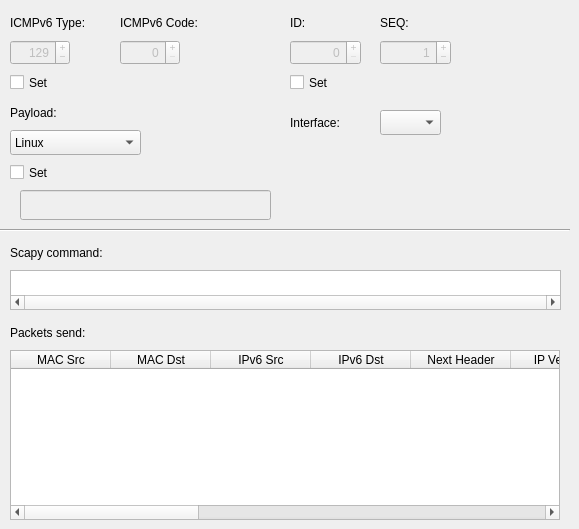
          <widget class="QWidget" name="echoReply">
           <attribute name="title">
            <string>Echo Reply</string>
           </attribute>
           <attribute name="toolTip">
            <string>ICMPv6 echo reply tab. Use it to send ICMP echo reply packets.</string>
           </attribute>
           <widget class="QLabel" name="icmpv6EchoReplyLabel">
            <property name="geometry">
             <rect>
              <x>10</x>
              <y>10</y>
              <width>90</width>
              <height>25</height>
             </rect>
            </property>
            <property name="text">
             <string>ICMPv6 Type:</string>
            </property>
           </widget>
           <widget class="QSpinBox" name="icmpv6EchoReplyType">
            <property name="enabled">
             <bool>false</bool>
            </property>
            <property name="geometry">
             <rect>
              <x>10</x>
              <y>40</y>
              <width>60</width>
              <height>25</height>
             </rect>
            </property>
            <property name="toolTip">
             <string>&lt;html&gt;&lt;head/&gt;&lt;body&gt;&lt;p&gt;If this spin box is enabled, it can be used to set ICMPv6 type. The default value for ICMP echo reply is 129. &lt;/p&gt;&lt;/body&gt;&lt;/html&gt;</string>
            </property>
            <property name="statusTip">
             <string>If this spin box is enabled, it can be used to set ICMPv6 type. </string>
            </property>
            <property name="whatsThis">
             <string/>
            </property>
            <property name="alignment">
             <set>Qt::AlignRight|Qt::AlignTrailing|Qt::AlignVCenter</set>
            </property>
            <property name="buttonSymbols">
             <enum>QAbstractSpinBox::PlusMinus</enum>
            </property>
            <property name="accelerated">
             <bool>true</bool>
            </property>
            <property name="maximum">
             <number>255</number>
            </property>
            <property name="value">
             <number>129</number>
            </property>
           </widget>
           <widget class="QLabel" name="icmpv6EchoReplyCodeLabel">
            <property name="geometry">
             <rect>
              <x>120</x>
              <y>10</y>
              <width>101</width>
              <height>25</height>
             </rect>
            </property>
            <property name="text">
             <string>ICMPv6 Code:</string>
            </property>
           </widget>
           <widget class="QSpinBox" name="icmpv6EchoReplyCode">
            <property name="enabled">
             <bool>false</bool>
            </property>
            <property name="geometry">
             <rect>
              <x>120</x>
              <y>40</y>
              <width>60</width>
              <height>25</height>
             </rect>
            </property>
            <property name="toolTip">
             <string>&lt;html&gt;&lt;head/&gt;&lt;body&gt;&lt;p&gt;If this spin box is enabled, it can be used to set ICMPv6 code. The default value for ICMPv6 echo reply is 0. &lt;/p&gt;&lt;/body&gt;&lt;/html&gt;</string>
            </property>
            <property name="statusTip">
             <string>Sets ICMP type field.</string>
            </property>
            <property name="alignment">
             <set>Qt::AlignRight|Qt::AlignTrailing|Qt::AlignVCenter</set>
            </property>
            <property name="buttonSymbols">
             <enum>QAbstractSpinBox::PlusMinus</enum>
            </property>
            <property name="accelerated">
             <bool>true</bool>
            </property>
            <property name="maximum">
             <number>255</number>
            </property>
           </widget>
           <widget class="QCheckBox" name="icmpv6EchoReplySetTypeCode">
            <property name="geometry">
             <rect>
              <x>10</x>
              <y>70</y>
              <width>61</width>
              <height>25</height>
             </rect>
            </property>
            <property name="toolTip">
             <string>&lt;html&gt;&lt;head/&gt;&lt;body&gt;&lt;p&gt;This checkbox is used to enable or disable ICMPv6 Type and Code spin boxes.&lt;/p&gt;&lt;/body&gt;&lt;/html&gt;</string>
            </property>
            <property name="statusTip">
             <string>This checkbox is used to enable or disable ICMPv6 Type and Code spin boxes.</string>
            </property>
            <property name="text">
             <string>Set</string>
            </property>
           </widget>
           <widget class="QLabel" name="icmpv6EchoReplyIDLabel">
            <property name="geometry">
             <rect>
              <x>290</x>
              <y>10</y>
              <width>90</width>
              <height>25</height>
             </rect>
            </property>
            <property name="text">
             <string>ID:</string>
            </property>
           </widget>
           <widget class="QSpinBox" name="icmpv6EchoReplyIDSpinBox">
            <property name="enabled">
             <bool>false</bool>
            </property>
            <property name="geometry">
             <rect>
              <x>290</x>
              <y>40</y>
              <width>71</width>
              <height>25</height>
             </rect>
            </property>
            <property name="toolTip">
             <string>&lt;html&gt;&lt;head/&gt;&lt;body&gt;&lt;p&gt;If this spin box is enabled, it can be used to set ICMP identifier number value. The default value for ICMPv6 echo reply is randomly generated. &lt;/p&gt;&lt;/body&gt;&lt;/html&gt;</string>
            </property>
            <property name="statusTip">
             <string>If this spin box is enabled, it can be used to set ICMP identifier number value. </string>
            </property>
            <property name="alignment">
             <set>Qt::AlignRight|Qt::AlignTrailing|Qt::AlignVCenter</set>
            </property>
            <property name="buttonSymbols">
             <enum>QAbstractSpinBox::PlusMinus</enum>
            </property>
            <property name="accelerated">
             <bool>true</bool>
            </property>
            <property name="maximum">
             <number>65535</number>
            </property>
            <property name="value">
             <number>0</number>
            </property>
           </widget>
           <widget class="QLabel" name="icmpv6EchoReplySeqLabel">
            <property name="geometry">
             <rect>
              <x>380</x>
              <y>10</y>
              <width>90</width>
              <height>25</height>
             </rect>
            </property>
            <property name="text">
             <string>SEQ:</string>
            </property>
           </widget>
           <widget class="QSpinBox" name="icmpv6EchoReplySeqSpinBox">
            <property name="enabled">
             <bool>false</bool>
            </property>
            <property name="geometry">
             <rect>
              <x>380</x>
              <y>40</y>
              <width>71</width>
              <height>25</height>
             </rect>
            </property>
            <property name="toolTip">
             <string>&lt;html&gt;&lt;head/&gt;&lt;body&gt;&lt;p&gt;If this spin box is enabled, it can be used to set ICMPv6 sequence number value. The default value is set to 1. &lt;/p&gt;&lt;/body&gt;&lt;/html&gt;</string>
            </property>
            <property name="statusTip">
             <string>If this spin box is enabled, it can be used to set ICMPv6 sequence number value.</string>
            </property>
            <property name="alignment">
             <set>Qt::AlignRight|Qt::AlignTrailing|Qt::AlignVCenter</set>
            </property>
            <property name="buttonSymbols">
             <enum>QAbstractSpinBox::PlusMinus</enum>
            </property>
            <property name="accelerated">
             <bool>true</bool>
            </property>
            <property name="maximum">
             <number>65535</number>
            </property>
            <property name="value">
             <number>1</number>
            </property>
           </widget>
           <widget class="QCheckBox" name="icmpv6EchoReplySetIdSeq">
            <property name="geometry">
             <rect>
              <x>290</x>
              <y>70</y>
              <width>61</width>
              <height>25</height>
             </rect>
            </property>
            <property name="toolTip">
             <string>&lt;html&gt;&lt;head/&gt;&lt;body&gt;&lt;p&gt;This checkbox is used to enable or disable ID and SEQ spin boxes.&lt;/p&gt;&lt;/body&gt;&lt;/html&gt;</string>
            </property>
            <property name="statusTip">
             <string>This checkbox is used to enable or disable ID and SEQ spin boxes.</string>
            </property>
            <property name="text">
             <string>Set</string>
            </property>
           </widget>
           <widget class="QLabel" name="icmpv6EchoReplyPayloadLabel">
            <property name="geometry">
             <rect>
              <x>10</x>
              <y>100</y>
              <width>161</width>
              <height>25</height>
             </rect>
            </property>
            <property name="text">
             <string>Payload:</string>
            </property>
           </widget>
           <widget class="QComboBox" name="icmpv6EchoReplyPayloadComboBox">
            <property name="geometry">
             <rect>
              <x>10</x>
              <y>130</y>
              <width>131</width>
              <height>25</height>
             </rect>
            </property>
            <property name="toolTip">
             <string>&lt;html&gt;&lt;head/&gt;&lt;body&gt;&lt;p&gt;This drop down menu can be use to choose payload. The Linux or Windows payload can be selected.&lt;/p&gt;&lt;/body&gt;&lt;/html&gt;</string>
            </property>
            <property name="statusTip">
             <string>This drop down menu can be use to choose payload.</string>
            </property>
            <item>
             <property name="text">
              <string>Linux</string>
             </property>
            </item>
            <item>
             <property name="text">
              <string>Windows</string>
             </property>
            </item>
           </widget>
           <widget class="QCheckBox" name="icmpv6EchoReplyPayloadSet">
            <property name="geometry">
             <rect>
              <x>10</x>
              <y>160</y>
              <width>61</width>
              <height>25</height>
             </rect>
            </property>
            <property name="toolTip">
             <string>&lt;html&gt;&lt;head/&gt;&lt;body&gt;&lt;p&gt;This checkbox is used to enable or disable payload field. The ICMPv6 echo reply payload can can be manually entered here.&lt;/p&gt;&lt;/body&gt;&lt;/html&gt;</string>
            </property>
            <property name="statusTip">
             <string>This checkbox is used to enable or disable payload field. </string>
            </property>
            <property name="text">
             <string>Set</string>
            </property>
           </widget>
           <widget class="QLabel" name="icmpv6EchoReplyInterfaceLabel">
            <property name="geometry">
             <rect>
              <x>290</x>
              <y>110</y>
              <width>71</width>
              <height>25</height>
             </rect>
            </property>
            <property name="text">
             <string>Interface:</string>
            </property>
           </widget>
           <widget class="QComboBox" name="icmpv6EchoReplyInterace">
            <property name="geometry">
             <rect>
              <x>380</x>
              <y>110</y>
              <width>61</width>
              <height>25</height>
             </rect>
            </property>
            <property name="toolTip">
             <string>&lt;html&gt;&lt;head/&gt;&lt;body&gt;&lt;p&gt;This drop down menu allows the user to choosean interface on which packet will be sent.&lt;/p&gt;&lt;/body&gt;&lt;/html&gt;</string>
            </property>
            <property name="statusTip">
             <string>This drop down menu allows the user to choose an interface on which packet will be sent.</string>
            </property>
           </widget>
           <widget class="QLineEdit" name="icmpv6EchoReplyPayloadEdit">
            <property name="enabled">
             <bool>false</bool>
            </property>
            <property name="geometry">
             <rect>
              <x>20</x>
              <y>190</y>
              <width>251</width>
              <height>30</height>
             </rect>
            </property>
            <property name="toolTip">
             <string>ICMP reply payload field.</string>
            </property>
            <property name="statusTip">
             <string>ICMP reply payload field.</string>
            </property>
           </widget>
           <widget class="Line" name="icmpv6EchoReplyLine">
            <property name="geometry">
             <rect>
              <x>0</x>
              <y>220</y>
              <width>570</width>
              <height>20</height>
             </rect>
            </property>
            <property name="orientation">
             <enum>Qt::Horizontal</enum>
            </property>
           </widget>
           <widget class="QLabel" name="icmpv6EchoReplyScapyCommandLabel">
            <property name="geometry">
             <rect>
              <x>10</x>
              <y>240</y>
              <width>150</width>
              <height>25</height>
             </rect>
            </property>
            <property name="text">
             <string>Scapy command:</string>
            </property>
           </widget>
           <widget class="QTextBrowser" name="icmpv6EchoReplyScapyCommand">
            <property name="geometry">
             <rect>
              <x>10</x>
              <y>270</y>
              <width>551</width>
              <height>40</height>
             </rect>
            </property>
            <property name="sizePolicy">
             <sizepolicy hsizetype="Fixed" vsizetype="Expanding">
              <horstretch>0</horstretch>
              <verstretch>0</verstretch>
             </sizepolicy>
            </property>
            <property name="toolTip">
             <string>Scapy command used to send a packet.</string>
            </property>
            <property name="statusTip">
             <string>Scapy command used to send a packet.</string>
            </property>
            <property name="frameShadow">
             <enum>QFrame::Sunken</enum>
            </property>
            <property name="verticalScrollBarPolicy">
             <enum>Qt::ScrollBarAlwaysOff</enum>
            </property>
            <property name="horizontalScrollBarPolicy">
             <enum>Qt::ScrollBarAlwaysOn</enum>
            </property>
            <property name="lineWrapMode">
             <enum>QTextEdit::NoWrap</enum>
            </property>
           </widget>
           <widget class="QLabel" name="icmpv6EchoReplyTableLabel">
            <property name="geometry">
             <rect>
              <x>10</x>
              <y>320</y>
              <width>150</width>
              <height>25</height>
             </rect>
            </property>
            <property name="text">
             <string>Packets send:</string>
            </property>
           </widget>
           <widget class="QTableWidget" name="icmpv6EchoReplyTable">
            <property name="geometry">
             <rect>
              <x>10</x>
              <y>350</y>
              <width>550</width>
              <height>170</height>
             </rect>
            </property>
            <property name="toolTip">
             <string>This table contains the details of ICMPv6 packets sent. </string>
            </property>
            <property name="statusTip">
             <string>This table contains the details of ICMPv6 packets sent. </string>
            </property>
            <column>
             <property name="text">
              <string>MAC Src</string>
             </property>
             <property name="textAlignment">
              <set>AlignHCenter|AlignVCenter|AlignCenter</set>
             </property>
            </column>
            <column>
             <property name="text">
              <string>MAC Dst</string>
             </property>
             <property name="textAlignment">
              <set>AlignHCenter|AlignVCenter|AlignCenter</set>
             </property>
            </column>
            <column>
             <property name="text">
              <string>IPv6 Src</string>
             </property>
             <property name="textAlignment">
              <set>AlignHCenter|AlignVCenter|AlignCenter</set>
             </property>
            </column>
            <column>
             <property name="text">
              <string>IPv6 Dst</string>
             </property>
             <property name="textAlignment">
              <set>AlignHCenter|AlignVCenter|AlignCenter</set>
             </property>
            </column>
            <column>
             <property name="text">
              <string>Next Header</string>
             </property>
             <property name="textAlignment">
              <set>AlignHCenter|AlignVCenter|AlignCenter</set>
             </property>
            </column>
            <column>
             <property name="text">
              <string>IP Version</string>
             </property>
             <property name="textAlignment">
              <set>AlignHCenter|AlignVCenter|AlignCenter</set>
             </property>
            </column>
            <column>
             <property name="text">
              <string>Hop Limit</string>
             </property>
             <property name="textAlignment">
              <set>AlignHCenter|AlignVCenter|AlignCenter</set>
             </property>
            </column>
            <column>
             <property name="text">
              <string>ToS</string>
             </property>
             <property name="textAlignment">
              <set>AlignHCenter|AlignVCenter|AlignCenter</set>
             </property>
            </column>
            <column>
             <property name="text">
              <string>Flow Label</string>
             </property>
             <property name="textAlignment">
              <set>AlignHCenter|AlignVCenter|AlignCenter</set>
             </property>
            </column>
            <column>
             <property name="text">
              <string>ICMPv6 Type</string>
             </property>
             <property name="textAlignment">
              <set>AlignHCenter|AlignVCenter|AlignCenter</set>
             </property>
            </column>
            <column>
             <property name="text">
              <string>ICMPv6 Code</string>
             </property>
             <property name="textAlignment">
              <set>AlignHCenter|AlignVCenter|AlignCenter</set>
             </property>
            </column>
            <column>
             <property name="text">
              <string>ICMPv6 ID</string>
             </property>
             <property name="textAlignment">
              <set>AlignHCenter|AlignVCenter|AlignCenter</set>
             </property>
            </column>
            <column>
             <property name="text">
              <string>ICMPv6 Seq</string>
             </property>
             <property name="textAlignment">
              <set>AlignHCenter|AlignVCenter|AlignCenter</set>
             </property>
            </column>
            <column>
             <property name="text">
              <string>Payload</string>
             </property>
             <property name="textAlignment">
              <set>AlignHCenter|AlignVCenter|AlignCenter</set>
             </property>
            </column>
            <column>
             <property name="text">
              <string>Interface</string>
             </property>
             <property name="textAlignment">
              <set>AlignHCenter|AlignVCenter|AlignCenter</set>
             </property>
            </column>
           </widget>
          </widget>
